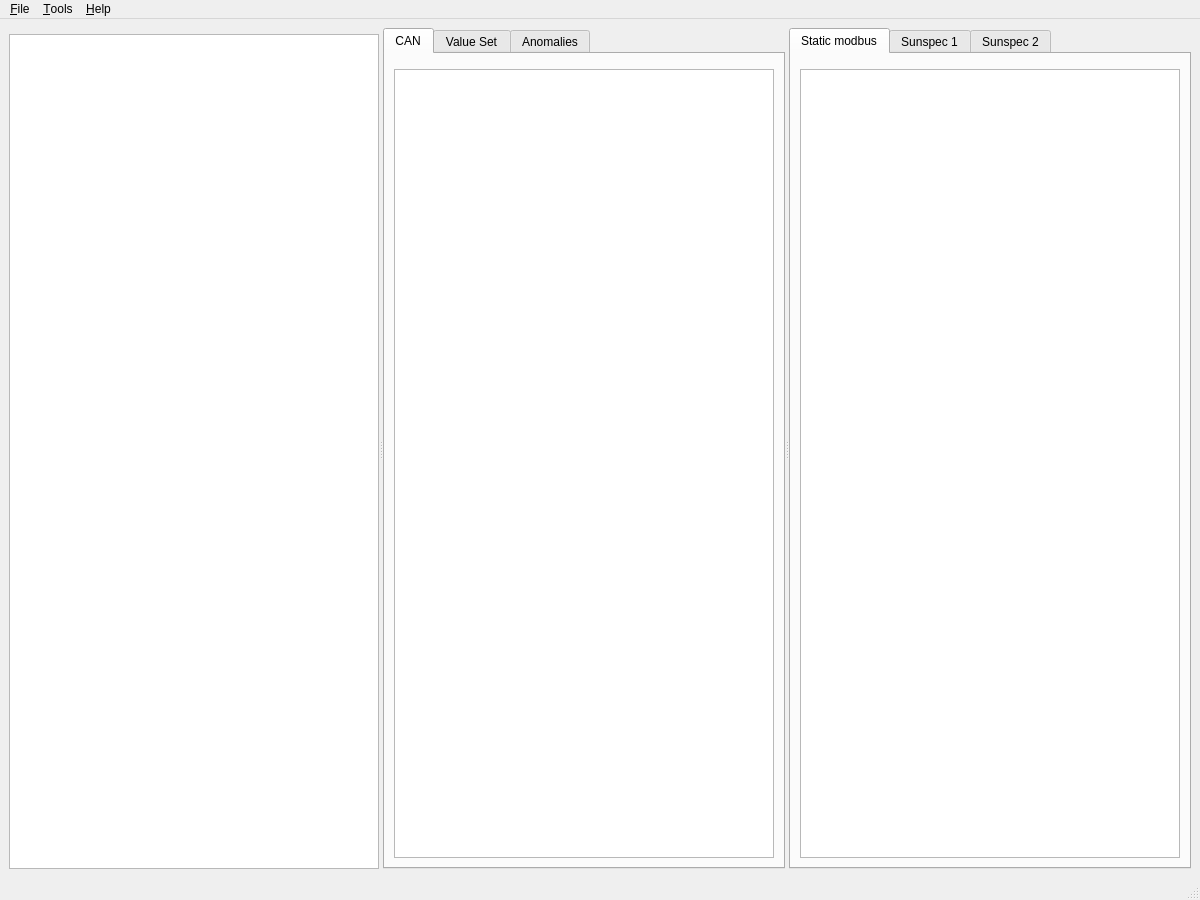
<?xml version="1.0" encoding="UTF-8"?>
<ui version="4.0">
 <class>MainWindow</class>
 <widget class="QMainWindow" name="MainWindow">
  <property name="geometry">
   <rect>
    <x>0</x>
    <y>0</y>
    <width>1200</width>
    <height>900</height>
   </rect>
  </property>
  <property name="windowTitle">
   <string>MainWindow</string>
  </property>
  <widget class="QWidget" name="centralwidget">
   <layout class="QGridLayout" name="gridLayout_5">
    <item row="0" column="0">
     <widget class="QSplitter" name="splitter">
      <property name="orientation">
       <enum>Qt::Horizontal</enum>
      </property>
      <widget class="QWidget" name="layoutWidget">
       <layout class="QGridLayout" name="gridLayout">
        <item row="2" column="0">
         <widget class="QTreeView" name="parameter_view">
          <property name="alternatingRowColors">
           <bool>true</bool>
          </property>
         </widget>
        </item>
        <item row="0" column="0">
         <widget class="SearchBox" name="parameter_search_box"/>
        </item>
       </layout>
      </widget>
      <widget class="QTabWidget" name="tabWidget">
       <property name="acceptDrops">
        <bool>true</bool>
       </property>
       <property name="currentIndex">
        <number>0</number>
       </property>
       <widget class="QWidget" name="tab_2">
        <attribute name="title">
         <string>CAN</string>
        </attribute>
        <layout class="QHBoxLayout" name="horizontalLayout_2">
         <item>
          <layout class="QGridLayout" name="gridLayout_2">
           <item row="0" column="0">
            <widget class="SearchBox" name="can_search_box"/>
           </item>
           <item row="1" column="0">
            <widget class="QTreeView" name="can_view">
             <property name="alternatingRowColors">
              <bool>true</bool>
             </property>
            </widget>
           </item>
          </layout>
         </item>
        </layout>
       </widget>
       <widget class="QWidget" name="tab_4">
        <attribute name="title">
         <string>Value Set</string>
        </attribute>
        <layout class="QHBoxLayout" name="horizontalLayout">
         <item>
          <layout class="QGridLayout" name="gridLayout_4">
           <item row="1" column="0">
            <widget class="QTreeView" name="value_set_view"/>
           </item>
           <item row="0" column="0">
            <widget class="SearchBox" name="value_set_search_box"/>
           </item>
          </layout>
         </item>
        </layout>
       </widget>
       <widget class="QWidget" name="tab_8">
        <attribute name="title">
         <string>Anomalies</string>
        </attribute>
        <layout class="QHBoxLayout" name="horizontalLayout_3">
         <item>
          <layout class="QGridLayout" name="gridLayout_3">
           <item row="1" column="0">
            <widget class="QTreeView" name="anomalies_view"/>
           </item>
           <item row="0" column="0">
            <widget class="SearchBox" name="anomalies_search_box"/>
           </item>
          </layout>
         </item>
        </layout>
       </widget>
      </widget>
      <widget class="QTabWidget" name="tabWidget_2">
       <property name="currentIndex">
        <number>0</number>
       </property>
       <widget class="QWidget" name="staticmodbus">
        <attribute name="title">
         <string>Static modbus</string>
        </attribute>
        <layout class="QHBoxLayout" name="horizontalLayout_5">
         <item>
          <layout class="QGridLayout" name="gridLayout_8">
           <item row="1" column="0">
            <widget class="QTreeView" name="static_modbus_view"/>
           </item>
           <item row="0" column="0">
            <widget class="SearchBox" name="static_modbus_search_box"/>
           </item>
          </layout>
         </item>
        </layout>
       </widget>
       <widget class="QWidget" name="sunspec1">
        <attribute name="title">
         <string>Sunspec 1</string>
        </attribute>
        <layout class="QHBoxLayout" name="horizontalLayout_6">
         <item>
          <layout class="QGridLayout" name="gridLayout_10">
           <item row="1" column="0">
            <widget class="QTreeView" name="sunspec1_view"/>
           </item>
           <item row="0" column="0">
            <widget class="SearchBox" name="sunspec1_search_box"/>
           </item>
          </layout>
         </item>
        </layout>
       </widget>
       <widget class="QWidget" name="sunspec2">
        <attribute name="title">
         <string>Sunspec 2</string>
        </attribute>
        <layout class="QHBoxLayout" name="horizontalLayout_7">
         <item>
          <layout class="QGridLayout" name="gridLayout_11">
           <item row="1" column="0">
            <widget class="QTreeView" name="sunspec2_view"/>
           </item>
           <item row="0" column="0">
            <widget class="SearchBox" name="sunspec2_search_box"/>
           </item>
          </layout>
         </item>
        </layout>
       </widget>
      </widget>
     </widget>
    </item>
   </layout>
  </widget>
  <widget class="QMenuBar" name="menubar">
   <property name="geometry">
    <rect>
     <x>0</x>
     <y>0</y>
     <width>1200</width>
     <height>20</height>
    </rect>
   </property>
   <widget class="QMenu" name="menu_File">
    <property name="title">
     <string>&amp;File</string>
    </property>
    <widget class="QMenu" name="action_new_value_set_2">
     <property name="title">
      <string>&amp;Value Set</string>
     </property>
     <addaction name="action_new_value_set"/>
     <addaction name="action_open_value_set"/>
     <addaction name="action_save_value_set"/>
     <addaction name="action_save_as_value_set"/>
    </widget>
    <widget class="QMenu" name="menu_Project">
     <property name="title">
      <string>&amp;Project</string>
     </property>
     <addaction name="action_new_project"/>
     <addaction name="action_open_project"/>
     <addaction name="action_save_project"/>
     <addaction name="action_save_as_project"/>
    </widget>
    <addaction name="menu_Project"/>
    <addaction name="action_new_value_set_2"/>
    <addaction name="separator"/>
    <addaction name="action_import_smdx"/>
    <addaction name="action_full_export"/>
   </widget>
   <widget class="QMenu" name="menuHelp">
    <property name="title">
     <string>&amp;Help</string>
    </property>
    <addaction name="action_about"/>
   </widget>
   <widget class="QMenu" name="menuTools">
    <property name="title">
     <string>&amp;Tools</string>
    </property>
    <addaction name="action_check"/>
   </widget>
   <addaction name="menu_File"/>
   <addaction name="menuTools"/>
   <addaction name="menuHelp"/>
  </widget>
  <widget class="QStatusBar" name="statusbar"/>
  <action name="action_open_project">
   <property name="text">
    <string>&amp;Open...</string>
   </property>
  </action>
  <action name="action_save_as_project">
   <property name="text">
    <string>Save &amp;As...</string>
   </property>
  </action>
  <action name="action_save_project">
   <property name="text">
    <string>&amp;Save</string>
   </property>
   <property name="shortcut">
    <string>Ctrl+S</string>
   </property>
  </action>
  <action name="action_new_project">
   <property name="text">
    <string>&amp;New</string>
   </property>
  </action>
  <action name="action_about">
   <property name="text">
    <string>&amp;About...</string>
   </property>
  </action>
  <action name="action_import_sym">
   <property name="text">
    <string>&amp;Import .sym...</string>
   </property>
  </action>
  <action name="action_export_sym">
   <property name="text">
    <string>&amp;Export .sym...</string>
   </property>
  </action>
  <action name="action_Project">
   <property name="text">
    <string>&amp;Project</string>
   </property>
  </action>
  <action name="action_new_value_set">
   <property name="text">
    <string>&amp;New</string>
   </property>
  </action>
  <action name="action_Value_Set">
   <property name="text">
    <string>&amp;Value Set...</string>
   </property>
  </action>
  <action name="action_save_value_set">
   <property name="text">
    <string>&amp;Save</string>
   </property>
  </action>
  <action name="action_save_as_value_set">
   <property name="text">
    <string>Save &amp;As...</string>
   </property>
  </action>
  <action name="action_open_value_set">
   <property name="text">
    <string>&amp;Open...</string>
   </property>
  </action>
  <action name="action_import_smdx">
   <property name="text">
    <string>Import &amp;SMDX...</string>
   </property>
  </action>
  <action name="action_full_import">
   <property name="text">
    <string>Full import...</string>
   </property>
  </action>
  <action name="action_full_export">
   <property name="text">
    <string>&amp;Full Export...</string>
   </property>
  </action>
  <action name="action_full_export_first_time">
   <property name="text">
    <string>Full Export (First Time)...</string>
   </property>
  </action>
  <action name="action_check">
   <property name="text">
    <string>&amp;Check</string>
   </property>
  </action>
 </widget>
 <customwidgets>
  <customwidget>
   <class>SearchBox</class>
   <extends>QWidget</extends>
   <header>epyqlib.searchbox</header>
  </customwidget>
 </customwidgets>
 <resources/>
 <connections/>
</ui>
